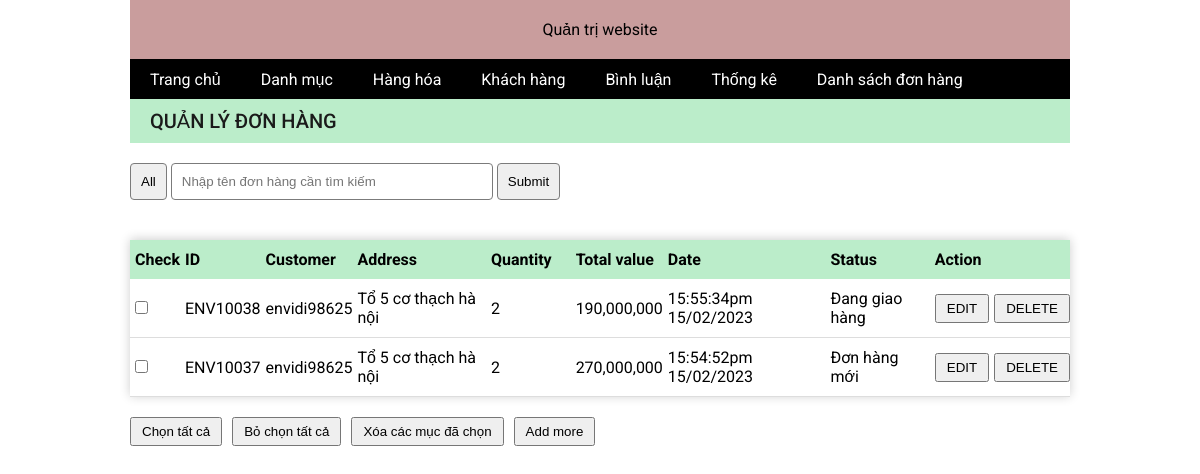
Page /admin/index.php?act=listBill on the committed database.
### tables this page shows
CREATE TABLE `bill` (
  `id` int(11) NOT NULL,
  `id_user` int(11) DEFAULT NULL,
  `bill_name` varchar(255) NOT NULL,
  `email` varchar(255) NOT NULL,
  `bill_address` varchar(255) NOT NULL,
  `bill_tele` int(11) NOT NULL,
  `payment_method` tinyint(11) NOT NULL DEFAULT 1 COMMENT '1 : Thanh toán trực tiếp\r\n2 : Chuyển khoản\r\n3 : Thanh toán online',
  `bill_date` varchar(255) NOT NULL,
  `total` int(11) NOT NULL,
  `bill_status` tinyint(11) NOT NULL DEFAULT 0 COMMENT '0 : Đơn hàng mới\r\n1 : Đang xử lý\r\n2 : Đang giao hàng\r\n3 : Đã giao hàng',
  `receive_name` varchar(255) DEFAULT NULL,
  `receive_address` varchar(255) DEFAULT NULL,
  `receive_tele` varchar(255) DEFAULT NULL
);

### model/pdo.php (called while the page is built, shortened)
<?php
function pdo_get_connection(){
    $dburl = 'mysql:host=127.0.0.1;dbname=model_project;charset=utf8';
    $username = 'root';
    $password = '';
    $conn = new PDO($dburl,$username,$password);
    $conn->setAttribute(PDO::ATTR_ERRMODE,PDO::ERRMODE_EXCEPTION);
    return $conn;
}
function pdo_query($sql){
    $sql_args = array_slice(func_get_args(),1);
    try{
        $conn = pdo_get_connection();
        $stmt = $conn->prepare($sql);
        $stmt->execute($sql_args);
        $rows = $stmt->fetchAll();
        return $rows;
    }
    catch(PDOException $e){
        throw $e;
    }
    finally{
        unset($conn);
    }
}
?>

### model/cart.php (called while the page is built, shortened)
<?php
function select_cart_count($idbill)
{
    $sql = "SELECT * FROM cart WHERE id_bill = $idbill";
    $result = pdo_query($sql);
    return sizeof($result);
}
function select_bill_idUser($idUser,$id)
{
    $sql = "SELECT * FROM bill WHERE 1";
    $sql .= " ORDER BY id DESC";
    $result = pdo_query($sql);
    return $result;
}
function getStatus($id)
{
    switch ($id) {
        case 0:
            $status = "Đơn hàng mới";
            break;
        case 2:
            $status = "Đang giao hàng";
            break;
    }
    return $status;
}
?>

### admin/bill/list.php (the view, shortened to what this page needs)
<main class="w-100">
    <div class="add_new w-100">Quản lý đơn hàng</div>
    <form class="form_filter_product" style="margin-top: 20px;" action="index.php?act=listBill" method="POST">
        <input type="submit" name="allComment" value="All">
        <input style="width:300px;" type="text" name="filter_bill" placeholder="Nhập tên đơn hàng cần tìm kiếm">
        <input type="submit" name="submit_filter_bill">
    </form>
    <table class="product_table">
        <thead>
            <tr class="tr-thead">
                <th>Check</th>
                <th>ID</th>
                <th>Customer</th>
                <th>Address</th>
                <th>Quantity</th>
                <th>Total value</th>
                <th>Date</th>
                <th>Status</th>
                <th>Action</th>
                <th></th>
            </tr>
        </thead>
        <tbody>
            <?php
            for ($i = 0; $i < count($list_bill); $i++) {
                $id = $list_bill[$i]['id'];
                $customer = $list_bill[$i]['bill_name'];
                $bill_address = $list_bill[$i]['bill_address'];
                $total = $list_bill[$i]['total'];
                $date = $list_bill[$i]['bill_date'];
                $status = getStatus($list_bill[$i]['bill_status']);
                $count = select_cart_count($id);
                $url_delete = "index.php?act=delete_bill&id=$id";
                $url_edit = "index.php?act=edit_bill&id=$id";
            ?>
                <tr class="">
                    <td>
                        <input type="checkbox" />
                    </td>
                    <td>ENV100<?= $id ?></td>
                    <td>
                        <?= $customer ?>
                    </td>
                    <td >
                        <?= $bill_address ?>
                    </td>
                    <td style="width:9%"><?= $count ?></td>
                    <td><?= number_format($total) ?></td>
                    <td><?= $date  ?></td>
                    <td><?= $status ?></td>
                    <td>
                        <a href="<?= $url_edit ?>">
                            <button class="edit-category">EDIT</button>
                        </a>
                    </td>
                    <td>
                        <a href="<?= $url_delete ?>" onclick="confirm('Are you sure to delete ?')">
                            <button class="delete-category">DELETE</button>
                        </a>
                    </td>
                </tr>
            <?php } ?>
        </tbody>
    </table>
    <div class="button_form">
        <button class="btn_name_category">Chọn tất cả</button>
        <button type="reset" class="btn_name_category">Bỏ chọn tất cả</button>
        <button type="reset" class="btn_name_category">Xóa các mục đã chọn</button>
        <button class="btn_name_category">
            <a href="index.php?act=add_customer"> Add more</a>
        </button>
    </div>
</main>

### css/admin.css (style rules this page uses)
* { padding: 0; margin: 0; }
body { display: flex; justify-content: center; align-items: center; font-family: "Roboto",sans-serif; }
.w-100 { width: 100%; }
.add_new { background-color: rgb(187, 237, 202); padding: 10px 20px; box-sizing: border-box; font-size: 20px; text-transform: uppercase; font-weight: 500; color: rgb(26, 26, 26); }
form input { margin-bottom: 20px; padding: 10px 10px; border-radius: 4px; border: 1px solid rgb(123, 123, 123); }
.button_form { display: flex; gap: 10px; }
.btn_name_category { padding: 5px 10px; }
.btn_name_category a { text-decoration: none; color: black; }

### css/category.css (style rules this page uses)
* { padding: 0; margin: 0; }
body { display: flex; justify-content: center; align-items: center; font-family: "Roboto", sans-serif; }
.w-100 { width: 100%; }
.add_new { background-color: rgb(187, 237, 202); padding: 10px 20px; box-sizing: border-box; font-size: 20px; text-transform: uppercase; font-weight: 500; color: rgb(26, 26, 26); }
.button_form { display: flex; gap: 10px; margin-top: 20px; }
table { width: 100%; box-shadow: 0px -1px 10px rgb(206, 206, 206); border-collapse: collapse; overflow: hidden; margin: 20px 0px; }
th { text-align: left; }
.tr-thead { background-color: rgb(187, 237, 202); }
th { padding: 10px 0px; padding-left: 5px; }
td { border-bottom: 1px solid #ddd; text-align: left; padding: 10px 0px; padding-left: 5px; }
.button_form { display: flex; gap: 10px; }
.btn_name_category { padding: 5px 10px; }
.btn_name_category a { text-decoration: none; color: black; }
.edit-category { padding: 5px 10px; }
.delete-category { padding: 5px 10px; }

### rows in the picture
bill: id "38", bill_name "envidi98625", bill_address "Tổ 5 cơ thạch hà nội", count "2", total "190,000,000", bill_date "15:55:34pm 15/02/2023", bill_status "Đang giao hàng"
bill: id "37", bill_name "envidi98625", bill_address "Tổ 5 cơ thạch hà nội", count "2", total "270,000,000", bill_date "15:54:52pm 15/02/2023", bill_status "Đơn hàng mới"
